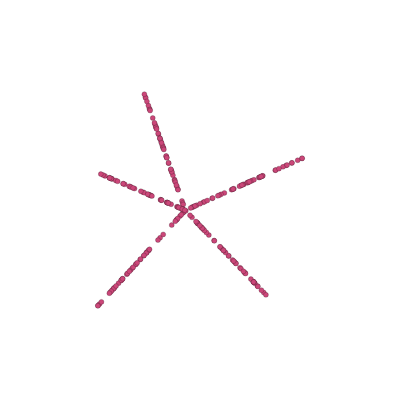

The code cell stored with this chart in its notebook:
### Markdown cell above
Able to see 5

### Code cell
fig = plotly_2D_scatter(X_PH, y = np.ones(X.shape[0]), 
                        save_path="images/Tendril/PH.pdf",
                  width=400, height=400, 
                  autosize=False, margin = {'l':0,'r':0,'t':0,'b':0})
fig.show()

### Figure 1 — Plotly figure (JSON) as saved in the notebook; plotly's stock layout.template omitted (floating-point values rounded to 4 significant figures; data arrays with more than 128 entries replaced by an {"elided": "..."} marker saying what was removed)
{"data": [{"hovertemplate": "x=%{x}<br>y=%{y}<br>color=%{marker.color}<extra></extra>", "legendgroup": "", "marker": {"color": {"elided": "250 int values"}, "coloraxis": "coloraxis", "line": {"color": "black", "width": 0.2}, "opacity": 1, "size": 5, "symbol": "circle"}, "mode": "markers", "name": "", "orientation": "v", "showlegend": false, "type": "scatter", "x": {"elided": "250 float values"}, "xaxis": "x", "y": {"elided": "250 float values"}, "yaxis": "y"}], "layout": {"autosize": false, "coloraxis": {"colorbar": {"title": {"text": "color"}}, "colorscale": [[0, "#0d0887"], [0.1111, "#46039f"], [0.2222, "#7201a8"], [0.3333, "#9c179e"], [0.4444, "#bd3786"], [0.5556, "#d8576b"], [0.6667, "#ed7953"], [0.7778, "#fb9f3a"], [0.8889, "#fdca26"], [1, "#f0f921"]], "showscale": false}, "height": 400, "legend": {"tracegroupgap": 0}, "margin": {"b": 0, "l": 0, "r": 0, "t": 0}, "plot_bgcolor": "white", "width": 400, "xaxis": {"anchor": "y", "domain": [0, 1], "range": [-0.9467, 1.097], "title": {"text": "x"}, "visible": false}, "yaxis": {"anchor": "x", "domain": [0, 1], "range": [-1.007, 1.116], "title": {"text": "y"}, "visible": false}}}
